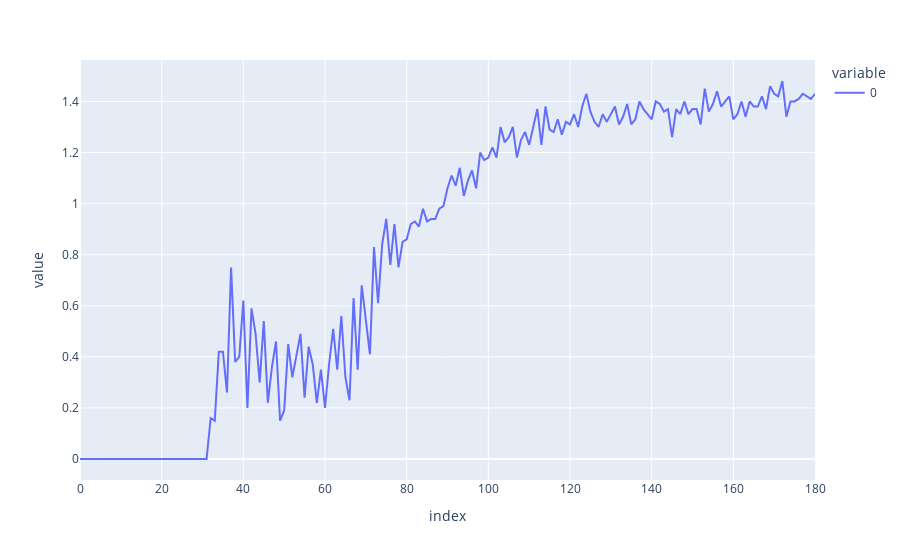

The code cell stored with this chart in its notebook:
### Code cell
px.line(espresso_flow_weight_raw.sample(1).item())

### Figure 1 — Plotly figure (JSON) as saved in the notebook; plotly's stock layout.template omitted (floating-point values rounded to 4 significant figures; data arrays with more than 128 entries replaced by an {"elided": "..."} marker saying what was removed)
{"data": [{"hovertemplate": "variable=0<br>index=%{x}<br>value=%{y}<extra></extra>", "legendgroup": "0", "line": {"color": "#636efa", "dash": "solid"}, "marker": {"symbol": "circle"}, "mode": "lines", "name": "0", "orientation": "v", "showlegend": true, "type": "scatter", "x": {"elided": "181 int values"}, "xaxis": "x", "y": {"elided": "181 float values"}, "yaxis": "y"}], "layout": {"autosize": true, "legend": {"title": {"text": "variable"}, "tracegroupgap": 0}, "margin": {"t": 60}, "xaxis": {"anchor": "y", "autorange": true, "domain": [0, 1], "range": [0, 180], "title": {"text": "index"}, "type": "linear"}, "yaxis": {"anchor": "x", "autorange": true, "domain": [0, 1], "range": [-0.08222, 1.562], "title": {"text": "value"}, "type": "linear"}}}
